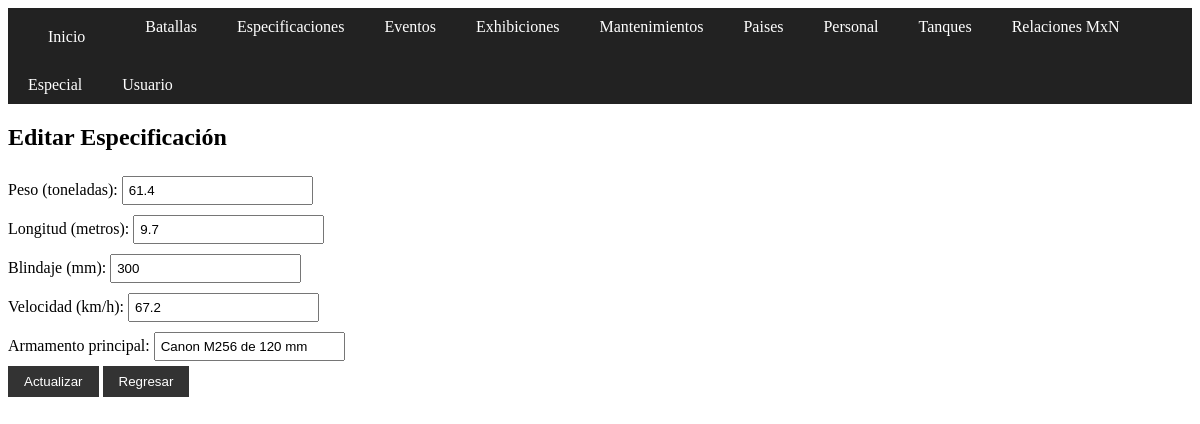
The app's page /especificaciones/update.php?id=4390 with its own data.
### tables this page shows
CREATE TABLE `especificaciones` (
  `id_tanque` int(11) NOT NULL AUTO_INCREMENT,
  `peso_toneladas` float DEFAULT NULL,
  `longitud_metros` float DEFAULT NULL,
  `blindaje_mm` int(11) DEFAULT NULL,
  `velocidad_kmh` float DEFAULT NULL,
  `armamento_principal` varchar(100) DEFAULT NULL,
  PRIMARY KEY (`id_tanque`),
  CONSTRAINT `especificaciones_ibfk_1` FOREIGN KEY (`id_tanque`) REFERENCES `tanques` (`id_tanque`)
);

### especificaciones/update.php (the view, shortened to what this page needs)
<?php
include_once "../config.php";
$id = $_GET['id'] ?? null;
if ($id) {
    $sql = "SELECT * FROM especificaciones WHERE id_tanque=?";
    $stmt = $conn->prepare($sql);
    $stmt->bind_param("i", $id);
    $stmt->execute();
    $result = $stmt->get_result();
    $especificacion = $result->fetch_assoc();
} else {
    header("Location: read.php");
    exit;
}
?>
<!DOCTYPE html>
<html>
<head>
    <link rel="stylesheet" href="../estilos.css">
</head>
<body>
<?php include "../menu.php"; ?>
<h2>Editar Especificación</h2>
<form method="post">
    Peso (toneladas): <input type="number" step="0.01" name="peso_toneladas" value="<?= $especificacion['peso_toneladas'] ?>" required><br>
    Longitud (metros): <input type="number" step="0.01" name="longitud_metros" value="<?= $especificacion['longitud_metros'] ?>" required><br>
    Blindaje (mm): <input type="number" name="blindaje_mm" value="<?= $especificacion['blindaje_mm'] ?>" required><br>
    Velocidad (km/h): <input type="number" step="0.01" name="velocidad_kmh" value="<?= $especificacion['velocidad_kmh'] ?>" required><br>
    Armamento principal: <input type="text" name="armamento_principal" maxlength="100" value="<?= $especificacion['armamento_principal'] ?>" required><br>
    <input type="submit" value="Actualizar">
    <input type="submit" value="Regresar" formaction="read.php" formnovalidate>
</form>
</body>
</html>

### estilos.css (style rules this page uses)
input[type="text"], input[type="date"], input[type="number"] { padding: 5px; margin: 5px 0; }
input[type="submit"] { padding: 8px 16px; background: #333; color: #fff; border: none; }

### records on screen
especificaciones: peso_toneladas "61.4", longitud_metros "9.7", blindaje_mm "300", velocidad_kmh "67.2", armamento_principal "Canon M256 de 120 mm"
